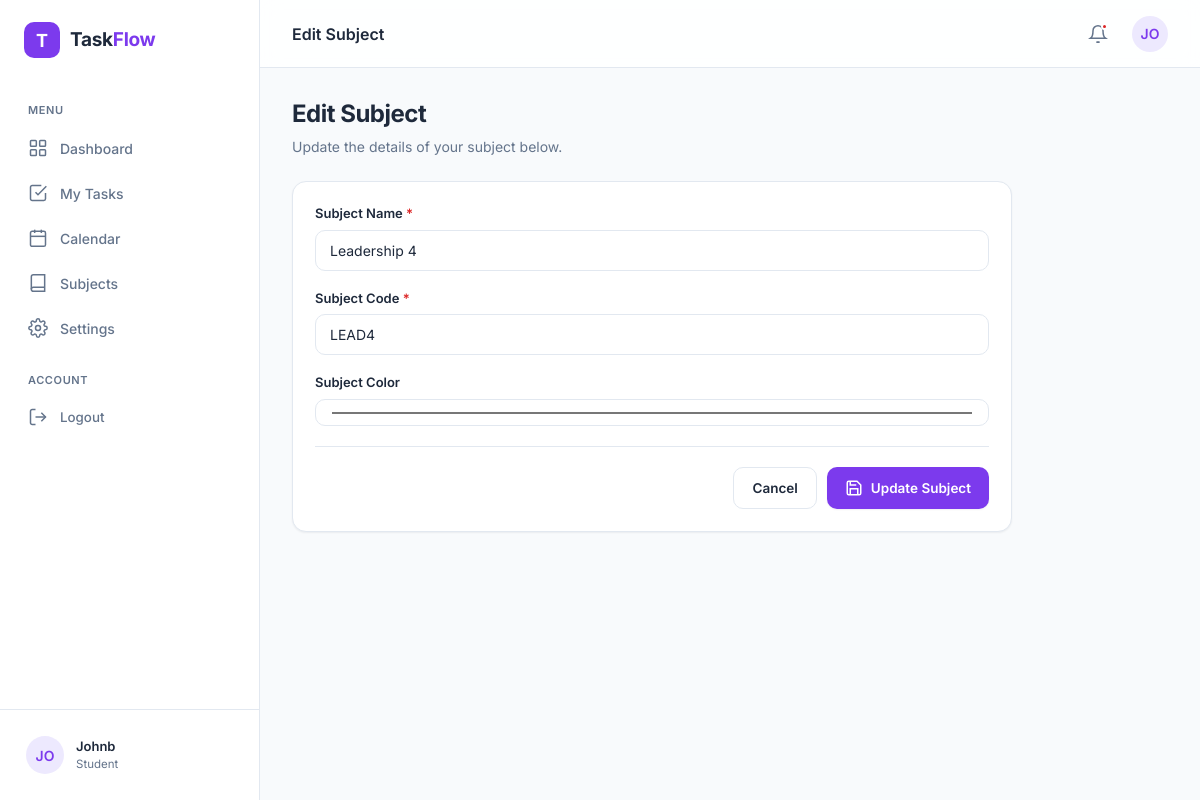
The app's page /edit-subject/6/ (signed in) with its own data.
### tasks/models.py (models this page shows, shortened)
class Subject(models.Model):
    user = models.ForeignKey(User, on_delete=models.CASCADE)
    name = models.CharField(max_length=100)
    code = models.CharField(max_length=20)
    color = models.CharField(max_length=7, default='#7C3AED')
    created_at = models.DateTimeField(auto_now_add=True)

### tasks/views.py (the view)
# urls.py: path('edit-subject/<int:pk>/', views.edit_subject, name='edit_subject'),
@login_required
def edit_subject(request, pk):
    subject = Subject.objects.get(id=pk, user=request.user)
    if request.method == 'POST':
        form = SubjectForm(request.POST, instance=subject)
        if form.is_valid():
            form.save()
            messages.success(request, "Subject updated successfully!")
            return redirect('subjects')
    else:
        form = SubjectForm(instance=subject)
    return render(request, 'tasks/edit-subject.html', {'form': form, 'subject': subject})

### tasks/forms.py
class SubjectForm(forms.ModelForm):
    class Meta:
        model = Subject
        fields = ['name', 'code', 'color']
        widgets = {
            'name': forms.TextInput(attrs={'class': 'form-control', 'placeholder': 'e.g. Computer Science'}),
            'code': forms.TextInput(attrs={'class': 'form-control', 'placeholder': 'e.g. CS101'}),
            'color': forms.TextInput(attrs={'class': 'form-control', 'type': 'color'}),
        }

### templates/tasks/edit-subject.html (shortened to what this page needs)
{% extends 'base.html' %}
{% load static %}
{% block page_title %}Edit Subject{% endblock %}
{% block content %}
<div class="page-header">
  <div>
    <h1 class="page-title">Edit Subject</h1>
    <p class="page-subtitle">Update the details of your subject below.</p>
  </div>
</div>
<form method="POST" class="card card-pad form-card">
  <div class="form-grid">
    <div class="field full">
      <label for="{{ form.name.id_for_label }}">Subject Name <span class="req">*</span></label>
      {{ form.name }}
    </div>
    <div class="field full">
      <label for="{{ form.code.id_for_label }}">Subject Code <span class="req">*</span></label>
      {{ form.code }}
    </div>
    <div class="field full">
      <label for="{{ form.color.id_for_label }}">Subject Color</label>
      {{ form.color }}
    </div>
  </div>
  <div class="form-actions">
    <a href="{% url 'subjects' %}" class="btn btn-secondary">Cancel</a>
    <button type="submit" class="btn btn-primary">
      <svg viewBox="0 0 24 24" fill="none" stroke="currentColor"><path d="M19 21H5a2 2 0 0 1-2-2V5a2 2 0 0 1 2-2h11l5 5v11a2 2 0 0 1-2 2z"/><polyline points="17 21 17 13 7 13 7 21"/><polyline points="7 3 7 8 15 8"/></svg>
      Update Subject
    </button>
  </div>
</form>
{% endblock %}

### templates/base.html (shortened to what this page needs)
{% load static %}
<!DOCTYPE html>
<html lang="en">
<head>
<link rel="stylesheet" href="{% static 'css/styles.css' %}">
</head>
<body>
<div class="app">
  <aside class="sidebar">
    <div class="sidebar-logo">
      <div class="logo-mark">T</div>
      <div class="logo-text">Task<span>Flow</span></div>
    </div>
    <nav class="sidebar-nav">
      <div class="nav-label">Menu</div>
      <a href="{% url 'dashboard' %}" class="nav-item {% if request.resolver_match.url_name == 'dashboard' %}active{% endif %}">
        <svg viewBox="0 0 24 24" fill="none" stroke="currentColor"><rect x="3" y="3" width="7" height="7" rx="1"/><rect x="14" y="3" width="7" height="7" rx="1"/><rect x="3" y="14" width="7" height="7" rx="1"/><rect x="14" y="14" width="7" height="7" rx="1"/></svg>
        Dashboard
      </a>
      <a href="{% url 'my_tasks' %}" class="nav-item {% if request.resolver_match.url_name == 'my_tasks' %}active{% endif %}">
        <svg viewBox="0 0 24 24" fill="none" stroke="currentColor"><path d="M9 11l3 3L22 4"/><path d="M21 12v7a2 2 0 0 1-2 2H5a2 2 0 0 1-2-2V5a2 2 0 0 1 2-2h11"/></svg>
        My Tasks
      </a>
      <a href="{% url 'calendar' %}" class="nav-item {% if request.resolver_match.url_name == 'calendar' %}active{% endif %}">
        <svg viewBox="0 0 24 24" fill="none" stroke="currentColor"><rect x="3" y="4" width="18" height="18" rx="2"/><line x1="16" y1="2" x2="16" y2="6"/><line x1="8" y1="2" x2="8" y2="6"/><line x1="3" y1="10" x2="21" y2="10"/></svg>
        Calendar
      </a>
      <a href="{% url 'subjects' %}" class="nav-item {% if request.resolver_match.url_name == 'subjects' %}active{% endif %}">
        <svg viewBox="0 0 24 24" fill="none" stroke="currentColor"><path d="M4 19.5A2.5 2.5 0 0 1 6.5 17H20"/><path d="M6.5 2H20v20H6.5A2.5 2.5 0 0 1 4 19.5v-15A2.5 2.5 0 0 1 6.5 2z"/></svg>
        Subjects
      </a>
      <a href="{% url 'settings' %}" class="nav-item {% if request.resolver_match.url_name == 'settings' %}active{% endif %}">
        Settings
      </a>
      <div class="nav-label" style="margin-top:8px">Account</div>
      <form method="POST" action="{% url 'logout' %}" style="margin:0; padding:0;">
        <button type="submit" class="nav-item" style="width:100%; text-align:left; background:none; border:none; cursor:pointer;">
          <svg viewBox="0 0 24 24" fill="none" stroke="currentColor"><path d="M9 21H5a2 2 0 0 1-2-2V5a2 2 0 0 1 2-2h4"/><polyline points="16 17 21 12 16 7"/><line x1="21" y1="12" x2="9" y2="12"/></svg>
          Logout
        </button>
      </form>
    </nav>
    <div class="sidebar-footer">
      <div class="user-card">
        <div class="avatar">{{ request.user.username|slice:":2"|upper }}</div>
        <div class="user-info">
          <div class="user-name">{{ request.user.username|capfirst }}</div>
          <div class="user-role">Student</div>
        </div>
      </div>
    </div>
  </aside>
  <div class="main">
    <header class="topbar">
      <div class="topbar-title">{% block page_title %}Page{% endblock %}</div>
      <div class="topbar-right">
        <button class="icon-btn" aria-label="Notifications">
          <svg viewBox="0 0 24 24" fill="none" stroke="currentColor"><path d="M18 8A6 6 0 0 0 6 8c0 7-3 9-3 9h18s-3-2-3-9"/><path d="M13.73 21a2 2 0 0 1-3.46 0"/></svg>
          <span class="dot"></span>
        </button>
        <div class="avatar" style="width:36px;height:36px">{{ request.user.username|slice:":2"|upper }}</div>
      </div>
    </header>
    <main class="content">
      {% block content %}
      {% endblock %}
    </main>
  </div>
</div>
</body>
</html>

### records on screen
Subject: name "Leadership 4", code "LEAD4", color "#7c3aed"

### other values on screen
{{ request.user.username|slice:":2"|upper }} "JO"
{{ request.user.username|capfirst }} "Johnb"
